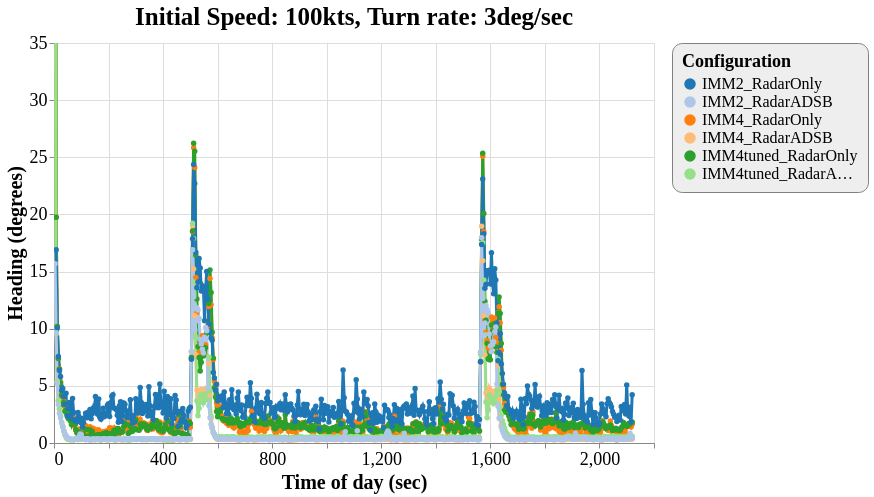

Write the Vega-Lite specification saved for this chart.
### Vega-Lite specification from a JSON file in a GitHub repository (floating-point values rounded to 4 significant figures; data arrays with more than 128 entries replaced by an {"elided": "..."} marker saying what was removed)
{"config": {"view": {"continuousWidth": 600, "continuousHeight": 400}, "axisX": {"labelFontSize": 18, "titleFontSize": 20}, "axisY": {"labelFontSize": 18, "titleFontSize": 20}, "font": "Times New Roman", "legend": {"cornerRadius": 10, "fillColor": "#EEEEEE", "labelFontSize": 16, "padding": 10, "strokeColor": "gray", "titleFontSize": 18}, "title": {"fontSize": 25}}, "data": {"name": "data-9185c0df5ce6105015ba871fb17f1f69"}, "mark": {"type": "line", "point": true, "strokeWidth": 3}, "encoding": {"color": {"type": "ordinal", "field": "config", "scale": {"scheme": "category20"}, "sort": ["IMM2_RadarOnly", "IMM2_RadarADSB", "IMM4_RadarOnly", "IMM4_RadarADSB", "IMM4tuned_RadarOnly", "IMM4tuned_RadarADSB"], "title": "Configuration"}, "x": {"type": "quantitative", "field": "time", "title": "Time of day (sec)"}, "y": {"type": "quantitative", "field": "rmse_hdg", "scale": {"domain": [0, 35], "zero": false}, "title": "Heading (degrees)"}}, "selection": {"selector051": {"type": "interval", "bind": "scales", "encodings": ["x", "y"]}}, "title": "Initial Speed: 100kts, Turn rate: 3deg/sec", "$schema": "https://vega.github.io/schema/vega-lite/v4.8.1.json", "datasets": {"data-9185c0df5ce6105015ba871fb17f1f69": {"elided": "3179 records"}}}
